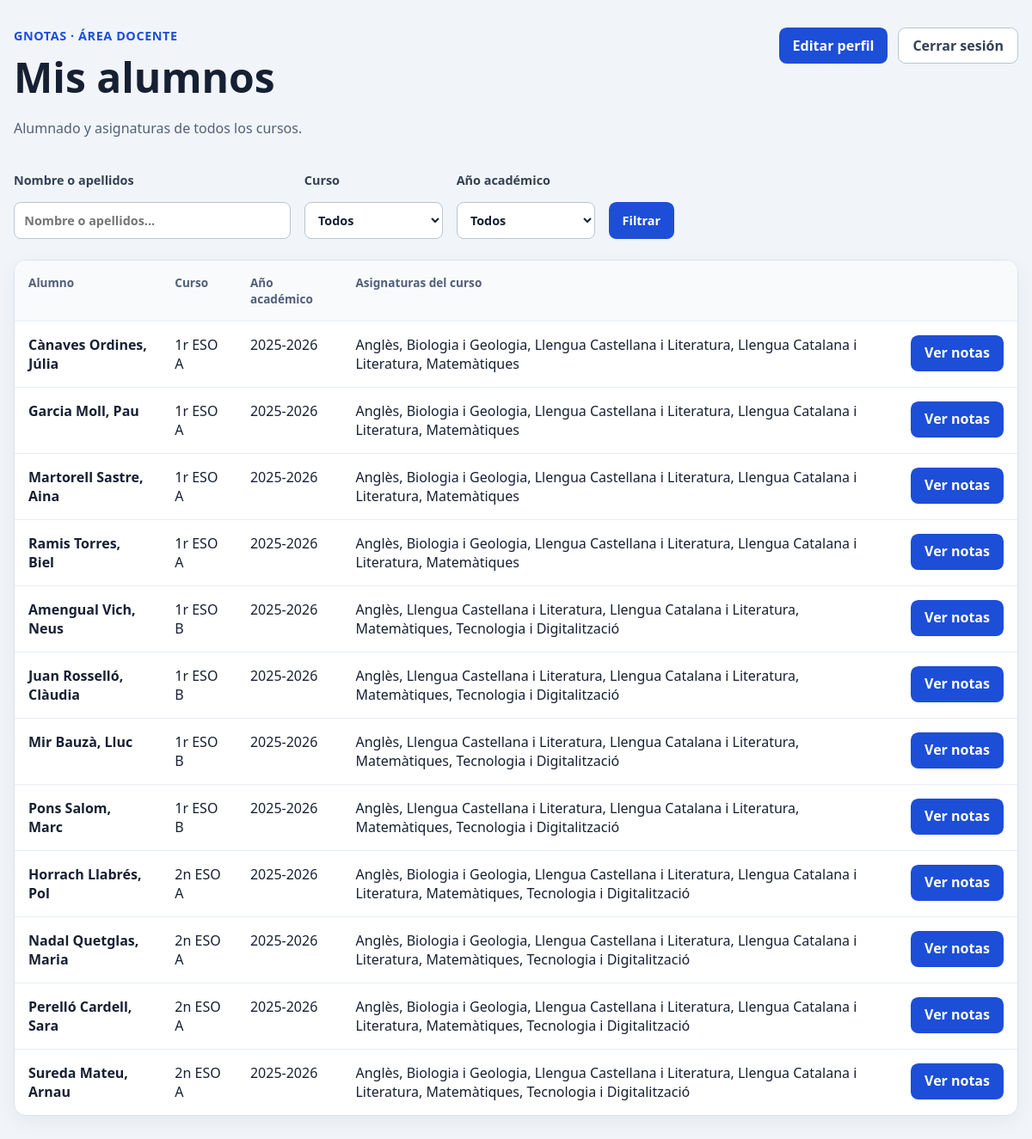
The page /vistas/profesores/listado_alumnos.php (signed in) on the database its author committed.
### tables this page shows
CREATE TABLE tb_alumnos (
    id_alumno         INT UNSIGNED NOT NULL AUTO_INCREMENT,
    id_usuario        INT UNSIGNED NOT NULL,
    id_curso          INT UNSIGNED NOT NULL,
    dni               VARCHAR(9)   NOT NULL,
    fecha_nacimiento  DATE         NOT NULL,
    PRIMARY KEY (id_alumno),
    UNIQUE (id_usuario),
    UNIQUE (dni),
    UNIQUE KEY uq_alumnos_id_curso (id_alumno, id_curso),
    FOREIGN KEY (id_usuario) REFERENCES tb_usuarios (id_usuario),
    FOREIGN KEY (id_curso)   REFERENCES tb_curso (id_curso)
);

CREATE TABLE tb_usuarios (
    id_usuario  INT UNSIGNED NOT NULL AUTO_INCREMENT,
    id_rol      INT UNSIGNED NOT NULL,
    nombre      VARCHAR(60)  NOT NULL,
    apellidos   VARCHAR(100) NOT NULL,
    email       VARCHAR(120) NOT NULL,
    password    VARCHAR(255) NOT NULL,
    PRIMARY KEY (id_usuario),
    UNIQUE KEY uq_usuarios_email (email),
    FOREIGN KEY (id_rol) REFERENCES tb_roles (id_rol)
);

CREATE TABLE tb_curso (
    id_curso  INT UNSIGNED NOT NULL AUTO_INCREMENT,
    id_grado  INT UNSIGNED NOT NULL,
    nombre    VARCHAR(60)  NOT NULL,
    etapa     VARCHAR(40)  NOT NULL,             
    nivel     TINYINT UNSIGNED NOT NULL,
    grupo     CHAR(1)      NOT NULL DEFAULT 'A',
    PRIMARY KEY (id_curso),
    FOREIGN KEY (id_grado) REFERENCES tb_grado_academico (id_grado)
);

CREATE TABLE tb_grado_academico (
    id_grado      INT UNSIGNED NOT NULL AUTO_INCREMENT,
    nombre        VARCHAR(9)   NOT NULL,         
    fecha_inicio  DATE         NOT NULL,
    fecha_fin     DATE         NOT NULL,
    PRIMARY KEY (id_grado)
);

### procesos/listar_alumnos_profesor.php (called while the page is built, shortened)
<?php
require_once __DIR__ . '/acceso_profesor.php';
$busqueda = trim(is_string($_GET['busqueda'] ?? null) ? $_GET['busqueda'] : '');
if (preg_match('/^.{0,100}/us', $busqueda, $coincidenciasBusqueda) === 1) {
    $busqueda = $coincidenciasBusqueda[0];
} else {
    $busqueda = '';
}
$condiciones = [];
$parametros = [];
$filtroSql = $condiciones ? ' WHERE ' . implode(' AND ', $condiciones) : '';
$consulta = $conexion->prepare(
    'SELECT
        a.id_alumno,
        u.nombre,
        u.apellidos,
        c.nombre AS curso,
        g.nombre AS grado_academico,
        GROUP_CONCAT(DISTINCT s.nombre ORDER BY s.nombre SEPARATOR \', \') AS asignaturas
     FROM tb_curso_asignatura AS ca
     INNER JOIN tb_curso AS c ON c.id_curso = ca.id_curso
     INNER JOIN tb_grado_academico AS g ON g.id_grado = c.id_grado
     INNER JOIN tb_alumnos AS a ON a.id_curso = c.id_curso
     INNER JOIN tb_usuarios AS u ON u.id_usuario = a.id_usuario
     INNER JOIN tb_asignatura AS s ON s.id_asignatura = ca.id_asignatura
     ' . $filtroSql . '
     GROUP BY a.id_alumno, u.nombre, u.apellidos, c.nombre, g.nombre
     ORDER BY c.nombre, u.apellidos, u.nombre'
);
$consulta->execute($parametros);
$alumnos = $consulta->fetchAll(PDO::FETCH_ASSOC);
function escaparListadoProfesor(mixed $valor): string
{
    return htmlspecialchars((string) $valor, ENT_QUOTES | ENT_SUBSTITUTE, 'UTF-8');
}

### vistas/profesores/listado_alumnos.php (the view, shortened to what this page needs)
<?php
require_once __DIR__ . '/../../procesos/listar_alumnos_profesor.php';
$hayFiltros = $busqueda !== '' || $cursoSel > 0 || $anioSel > 0;
?>
<!DOCTYPE html>
<html lang="es">
<head>
    <link rel="stylesheet" href="../css/profesores.css">
</head>
<body>
<main>
    <header class="cabecera">
        <div>
            <p class="marca">Gnotas · Área docente</p>
            <h1>Mis alumnos</h1>
            <p class="subtitulo">Alumnado y asignaturas de todos los cursos.</p>
        </div>
        <nav class="acciones-cabecera" aria-label="Opciones de cuenta">
            <a class="boton-enlace boton-perfil" href="editar_perfil.php">Editar perfil</a>
            <form action="../../procesos/cerrar_sesion.php" method="post">
                <button class="boton-secundario" type="submit">Cerrar sesión</button>
            </form>
        </nav>
    </header>
    <form class="busqueda-listado" method="get" role="search">
        <div class="campo-filtro">
            <label for="busqueda-alumnos">Nombre o apellidos</label>
            <input id="busqueda-alumnos" type="search" name="busqueda" maxlength="100"
                   value="<?= escaparListadoProfesor($busqueda) ?>"
                   placeholder="Nombre o apellidos..." autocomplete="off">
        </div>
        <div class="campo-filtro">
            <label for="filtro-curso">Curso</label>
            <select id="filtro-curso" name="curso">
                <option value="">Todos</option>
            </select>
        </div>
        <div class="campo-filtro">
            <label for="filtro-anio">Año académico</label>
            <select id="filtro-anio" name="anio">
                <option value="">Todos</option>
            </select>
        </div>
        <div class="botones-filtro">
            <button type="submit">Filtrar</button>
        </div>
    </form>
    <?php if ($alumnos === []): ?>
        <section class="aviso" role="status">
            <?= $hayFiltros ? 'No se encontraron alumnos con esos filtros.' : 'No hay alumnos registrados.' ?>
        </section>
    <?php else: ?>
        <section class="tabla-contenedor" aria-label="Listado de alumnos">
            <table>
                <thead>
                <tr>
                    <th scope="col">Alumno</th>
                    <th scope="col">Curso</th>
                    <th scope="col">Año académico</th>
                    <th scope="col">Asignaturas del curso</th>
                    <th scope="col"><span class="solo-lectores">Acciones</span></th>
                </tr>
                </thead>
                <tbody>
                <?php foreach ($alumnos as $alumno): ?>
                    <tr>
                        <th scope="row">
                            <?= escaparListadoProfesor($alumno['apellidos'] . ', ' . $alumno['nombre']) ?>
                        </th>
                        <td><?= escaparListadoProfesor($alumno['curso']) ?></td>
                        <td><?= escaparListadoProfesor($alumno['grado_academico']) ?></td>
                        <td><?= escaparListadoProfesor($alumno['asignaturas'] ?? '') ?></td>
                        <td>
                            <a class="boton-enlace" href="alumno.php?id=<?= (int) $alumno['id_alumno'] ?>">
                                Ver notas
                            </a>
                        </td>
                    </tr>
                <?php endforeach; ?>
                </tbody>
            </table>
        </section>
    <?php endif; ?>
</main>
</body>
</html>

### vistas/css/profesores.css (style rules this page uses)
* { box-sizing: border-box; }
body { min-height: 100vh; margin: 0; padding: 2rem 1rem; background: #f1f5f9; color: #172033; font-family: system-ui, sans-serif; }
main { width: min(100%, 76rem); margin: 0 auto; }
.cabecera { display: flex; align-items: flex-start; justify-content: space-between; gap: 1.5rem; margin-bottom: 1.5rem; }
.marca { margin: 0 0 .4rem; color: #1d4ed8; font-size: .9rem; font-weight: 700; letter-spacing: .04em; text-transform: uppercase; }
h1, h2, h3 { margin: 0; }
h1 { font-size: clamp(2rem, 5vw, 3rem); }
.subtitulo { color: #526078; }
.barra-superior, .acciones-cabecera { display: flex; align-items: center; gap: .75rem; }
.busqueda-listado { display: grid; gap: .5rem; max-width: 48rem; margin: 0 0 1rem; color: #344054; font-size: .9rem; font-weight: 650; }
.busqueda-listado > div { display: flex; align-items: center; flex-wrap: wrap; gap: .6rem; }
.busqueda-listado input { flex: 1 1 18rem; min-height: 2.65rem; padding: .6rem .7rem; border: 1px solid #b8c4d6; border-radius: .5rem; font: inherit; }
.acciones-cabecera { justify-content: flex-end; flex-wrap: wrap; }
.acciones-cabecera form { margin: 0; }
.tabla-contenedor, .aviso, .asignatura, .mensaje { border: 1px solid #dbe3ee; border-radius: .85rem; background: #fff; box-shadow: 0 .5rem 1.5rem rgb(15 23 42 / 5%); }
.tabla-contenedor { overflow-x: auto; }
table { width: 100%; border-collapse: collapse; text-align: left; }
th, td { padding: 1rem; border-bottom: 1px solid #e8edf4; vertical-align: top; }
thead th { background: #f8fafc; color: #526078; font-size: .85rem; }
tbody tr:last-child th, tbody tr:last-child td { border-bottom: 0; }
.boton-enlace, button { display: inline-flex; min-height: 2.65rem; align-items: center; justify-content: center; padding: .6rem 1rem; border: 0; border-radius: .55rem; background: #1d4ed8; color: #fff; font: inherit; font-weight: 650; line-height: 1.2; text-decoration: none; cursor: pointer; transition: background-color .15s ease, border-color .15s ease, color .15s ease; }
.boton-enlace { white-space: nowrap; }
.boton-secundario, .boton-cancelar { border: 1px solid #b8c4d6; border-radius: .55rem; background: #fff; color: #344054; }
.boton-perfil { white-space: nowrap; }
label { display: block; margin: .85rem 0 .35rem; color: #344054; font-size: .9rem; font-weight: 600; }
.busqueda-listado { display: grid; grid-template-columns: 2fr 1fr 1fr auto; gap: 1rem; align-items: end; margin: 0 0 1.5rem; }
.campo-filtro label { margin: 0 0 .4rem; }
.busqueda-listado input, .busqueda-listado select { width: 100%; min-height: 2.65rem; padding: .6rem .7rem; border: 1px solid #b8c4d6; border-radius: .5rem; background: #fff; color: #172033; font: inherit; }
.botones-filtro { display: flex; gap: .5rem; }

### rows shown on the page
tb_alumnos: id_usuario.nombre "Cànaves Ordines, Júlia", id_curso.nombre "1r ESO A", tb_grado_academico.nombre "2025-2026", asignaturas "Anglès, Biologia i Geologia, Llengua Castellana i Literatura, Llengua Catalana i Literatura, Matemàtiques"
tb_alumnos: id_usuario.nombre "Garcia Moll, Pau", id_curso.nombre "1r ESO A", tb_grado_academico.nombre "2025-2026", asignaturas "Anglès, Biologia i Geologia, Llengua Castellana i Literatura, Llengua Catalana i Literatura, Matemàtiques"
tb_alumnos: id_usuario.nombre "Martorell Sastre, Aina", id_curso.nombre "1r ESO A", tb_grado_academico.nombre "2025-2026", asignaturas "Anglès, Biologia i Geologia, Llengua Castellana i Literatura, Llengua Catalana i Literatura, Matemàtiques"
tb_alumnos: id_usuario.nombre "Ramis Torres, Biel", id_curso.nombre "1r ESO A", tb_grado_academico.nombre "2025-2026", asignaturas "Anglès, Biologia i Geologia, Llengua Castellana i Literatura, Llengua Catalana i Literatura, Matemàtiques"
tb_alumnos: id_usuario.nombre "Amengual Vich, Neus", id_curso.nombre "1r ESO B", tb_grado_academico.nombre "2025-2026", asignaturas "Anglès, Llengua Castellana i Literatura, Llengua Catalana i Literatura, Matemàtiques, Tecnologia i Digitalització"
tb_alumnos: id_usuario.nombre "Juan Rosselló, Clàudia", id_curso.nombre "1r ESO B", tb_grado_academico.nombre "2025-2026", asignaturas "Anglès, Llengua Castellana i Literatura, Llengua Catalana i Literatura, Matemàtiques, Tecnologia i Digitalització"
tb_alumnos: id_usuario.nombre "Mir Bauzà, Lluc", id_curso.nombre "1r ESO B", tb_grado_academico.nombre "2025-2026", asignaturas "Anglès, Llengua Castellana i Literatura, Llengua Catalana i Literatura, Matemàtiques, Tecnologia i Digitalització"
tb_alumnos: id_usuario.nombre "Pons Salom, Marc", id_curso.nombre "1r ESO B", tb_grado_academico.nombre "2025-2026", asignaturas "Anglès, Llengua Castellana i Literatura, Llengua Catalana i Literatura, Matemàtiques, Tecnologia i Digitalització"
tb_alumnos: id_usuario.nombre "Horrach Llabrés, Pol", id_curso.nombre "2n ESO A", tb_grado_academico.nombre "2025-2026", asignaturas "Anglès, Biologia i Geologia, Llengua Castellana i Literatura, Llengua Catalana i Literatura, Matemàtiques, Tecnologia i Digitalització"
tb_alumnos: id_usuario.nombre "Nadal Quetglas, Maria", id_curso.nombre "2n ESO A", tb_grado_academico.nombre "2025-2026", asignaturas "Anglès, Biologia i Geologia, Llengua Castellana i Literatura, Llengua Catalana i Literatura, Matemàtiques, Tecnologia i Digitalització"
tb_alumnos: id_usuario.nombre "Perelló Cardell, Sara", id_curso.nombre "2n ESO A", tb_grado_academico.nombre "2025-2026", asignaturas "Anglès, Biologia i Geologia, Llengua Castellana i Literatura, Llengua Catalana i Literatura, Matemàtiques, Tecnologia i Digitalització"
tb_alumnos: id_usuario.nombre "Sureda Mateu, Arnau", id_curso.nombre "2n ESO A", tb_grado_academico.nombre "2025-2026", asignaturas "Anglès, Biologia i Geologia, Llengua Castellana i Literatura, Llengua Catalana i Literatura, Matemàtiques, Tecnologia i Digitalització"
